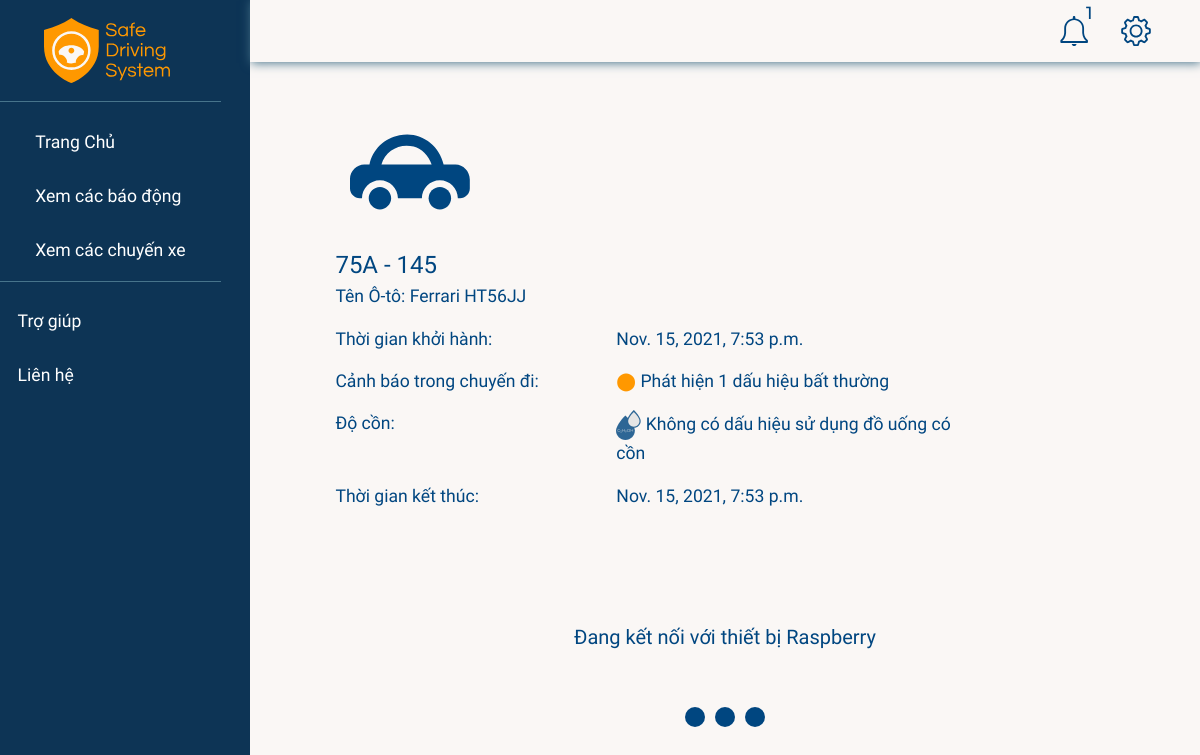
/drive/110 (signed in), run on the app's committed database.
### realtime/models.py (models this page shows, shortened)
class Drive(models.Model):
    STATUS = (
        ("ongoing", "ongoing"),
        ("ended", "ended"),
    )
    device = models.ForeignKey(RaspDevice, null=True, on_delete=models.CASCADE)
    startTime = models.DateTimeField(null=True)
    status = models.CharField(max_length=20, choices=STATUS)
    endTime = models.DateTimeField(null=True)

### accounts/models.py (models this page shows, shortened)
class RaspDevice(models.Model):
    class Meta:
        constraints = [
            models.UniqueConstraint(fields=["password"], name="password"),
        ]
    STATUS = (
        ("online", "online"),
        ("offline", "offline"),
    )
    name = models.CharField(max_length=50)
    car = models.OneToOneField(Car, null=True, on_delete=models.SET_NULL, blank=True)
    status = models.CharField(
        max_length=50, null=True, blank=True, choices=STATUS, default="offline"
    )
    password = models.CharField(max_length=8, null=True, blank=True)
    dateAdded = models.DateTimeField(auto_now_add=True)
    company = models.ForeignKey(Company, null=True, blank=True, on_delete=models.CASCADE)

class Car(models.Model):
    class Meta:
        constraints = [
            models.UniqueConstraint(fields=["licensePlate"], name="licensePlate"),
        ]
    name = models.CharField(max_length=50)
    licensePlate = models.CharField(max_length=20, null=True)
    boughtDate = models.DateTimeField(auto_now_add=True, null=True)
    company = models.ForeignKey(Company, null=True, on_delete=models.CASCADE)

### realtime/views.py (the view)
# urls.py: path("<str:id>", views.driveDetail, name="driveDetail"),
@login_required(login_url="/")
def driveDetail(request, id):
    company = request.user.profile.company
    drive = Drive.objects.get(id=id)
    if drive.device.company != company:
        return HttpResponse('<h1>You are not authorized to view this page</h1>')
    alerts = drive.alert_set.all()
    alcohol = alerts.filter(detect="Alcohol").exists()
    for alert in alerts:
        alert.isRead = True
        alert.save()
    alerts = len(alerts)
    lastestAlerts, unreadCounts = getNotifications(company)
    context = {
        "drive": drive,
        "alerts": alerts,
        "alcohol": alcohol,
        "notifications": lastestAlerts,
        "unreadNotis": unreadCounts
    }
    return render(request, "driveDetail.html", context)

### accounts/views.py (called while the page is built)
def getNotifications(company):
    lastestAlerts = Alert.objects.filter(drive__device__company=company).order_by('-timeOccured')[:5]
    unreadCounts = 0
    for alert in lastestAlerts:
        unreadCounts = (unreadCounts + 1) if not alert.isRead else unreadCounts
    return lastestAlerts, unreadCounts

### realtime/templates/driveDetail.html (shortened to what this page needs)
{% extends 'base.html' %}
{% load static %}
{% block modal %}
{% include "sidebar.html" %}
{% endblock modal %}
{% block content %}
{% include "navbar.html" %}
<div class="content-container">
    <div class="car-detail">
        <div class="avt col-lg-2 col-3">
            <img src="{% static '/images/web/car-image.svg' %}" alt="" />
        </div>
        <div class="info col-lg-10 col-9">
            <p class="license-plate">{{ drive.device.car.licensePlate }}</p>
            <p class="device-id">Tên Ô-tô: {{ drive.device.car.name }}</p>
            <div class="row">
                <p class="col-5">Thời gian khởi hành:</p>
                <p class="col-7">{{ drive.startTime }}</p>
            </div>
            <div class="row">
                <p class="col-5">Cảnh báo trong chuyến đi:</p>
                <p class="col-7" id="warning">
                    {% if alerts > 0 %}
                    <span class="warning-circle">&#11044;</span>
                    Phát hiện {{ alerts }} dấu hiệu bất thường
                    {% else %}
                    <span class="deactive-circle">&#11044;</span>
                    Không có dấu hiệu {% endif %}
                </p>
            </div>
            <div class="row">
                <p class="col-5">Độ cồn:</p>
                <p class="col-7">
                    <img src="{% static '/images/web/alcohol-icon.svg' %}" alt="" />
                    {% if alcohol %}
                    Có dấu hiệu sử dụng đồ uống có cồn
                    {% else %}
                    Không có dấu hiệu sử dụng đồ uống có cồn
                    {% endif %}
                </p>
            </div>
            <div class="row" id="status">
                {% if drive.status == "ended" %}
                <p class="col-5">Thời gian kết thúc:</p>
                <p class="col-7">{{ drive.endTime }}</p>
                {% else %}
                <p class="col-5">Trạng thái:</p>
                <p class="col-7">Đang hoạt động</p>
                {% endif %}
            </div>
        </div>
        <div class="loading-section">
            <h5 id="loading-identifier">Đang kết nối với thiết bị Raspberry</h5>
            <div class="loading-animation">
                <div class="one"></div>
                <div class="two"></div>
                <div class="three"></div>
            </div>
        </div>
    </div>
</div>
{% endblock content %}

### static/css/main.css (style rules this page uses)
:root { --bg-color: #FAF7F5; --navy: #004680; --dark-navy: #002A4D; --black-pearl: #001E37; --yellow: #FF9800; --selective-yellow: #FFB800; --amber: #FFBE0F; --vivid-orange: #EB5E0B; --green: #7BD96C; --red: #F15E5E; --cyan-blue: #649DCC; --font1: 'Montserrat', sans-serif; --font2: 'Questrial', sans-serif; --font3: 'Raleway', sans-serif; --video-ratio: calc(16 / 9); }
*, *::before, *::after { box-sizing: border-box; outline: none; }
body { margin: 0; padding: 0; background-color: var(--bg-color); font-family: var(--font2); font-size: 1.1rem; color: var(--navy); min-height: 100vh; }

### static/css/content.css (style rules this page uses)
.license-plate { font-style: var(--font1); font-size: 1.5rem; }
.car-detail .license-plate { margin: 0; }
.warning-circle { color: var(--yellow); }
.wrapper { display: flex; width: 100%; align-items: stretch; }
.content-container { padding: 2em 4em; background: var(--bg-color); }

### realtime/templates/driveDetail.html (style rules this page uses)
.none-image-receive, .loading-section { margin-top: 100px; display: flex; flex-direction: column; justify-content: center; align-items: center; }
.loading-animation { display:flex; justify-content: center; margin-top: 50px; }
.loading-animation div { width: 20px; height: 20px; background-color: var(--navy); border-radius: 50%; -webkit-border-radius: 50%; -moz-border-radius: 50%; -ms-border-radius: 50%; -o-border-radius: 50%; margin: 0 5px; animation-name: up-and-down; animation-duration: 0.4s; animation-iteration-count: infinite; animation-direction: alternate; }
.loading-animation .two { animation-delay: 0.1s; }
.loading-animation .three { animation-delay: 0.2s; }

### data on the page
Drive: device.car.licensePlate "75A - 145", device.car.name "Ferrari HT56JJ", startTime "Nov. 15, 2021, 7:53 p.m.", endTime "Nov. 15, 2021, 7:53 p.m."

### other printed values
{{ unreadNotis }} "1"
{{ alerts }} "1"
